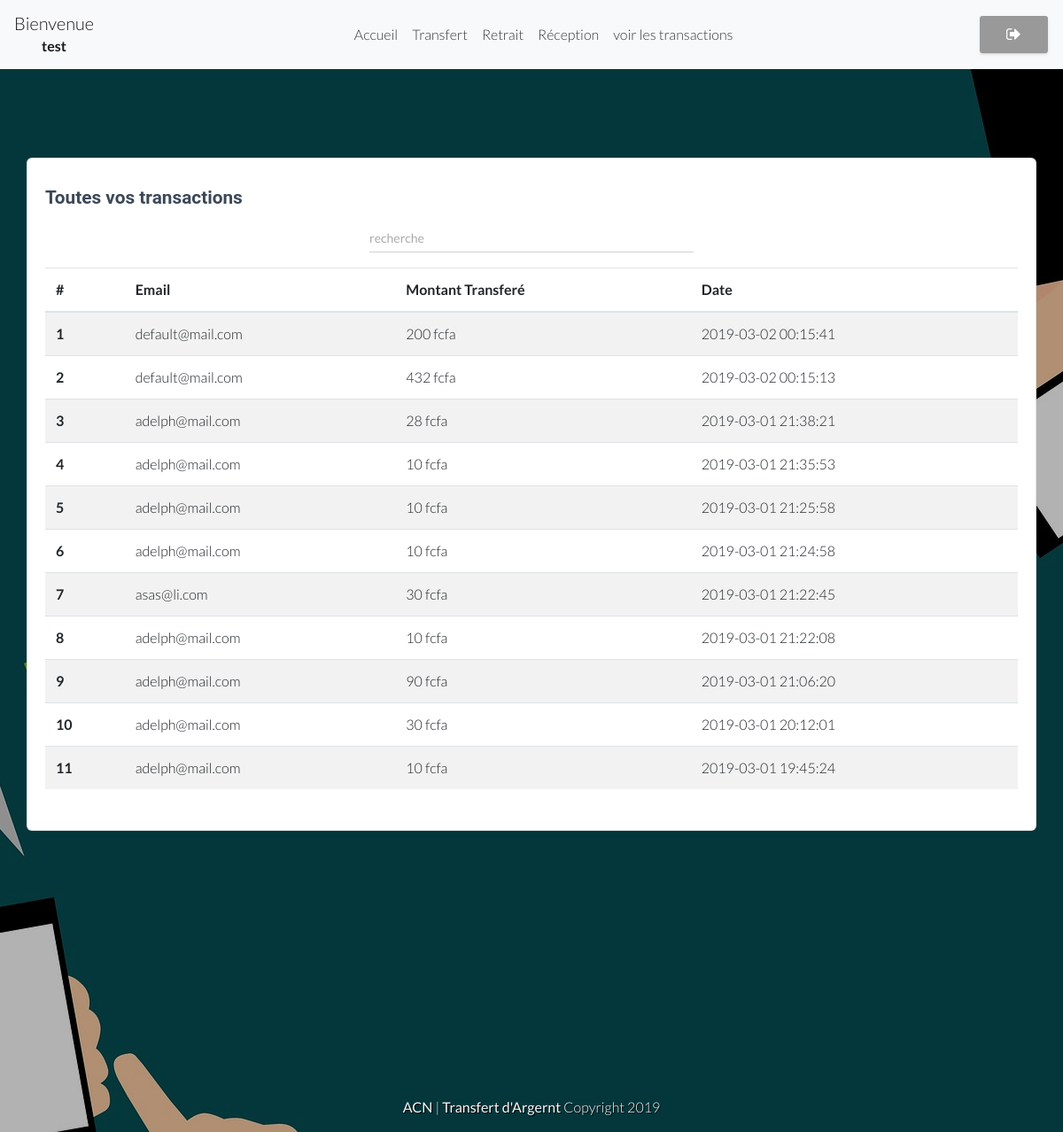
/member/transaction.php (signed in), run on the app's committed database.
### tables this page shows
CREATE TABLE `transactions` (
  `id` int(11) NOT NULL,
  `user` int(11) NOT NULL,
  `email` varchar(255) NOT NULL,
  `montant` float NOT NULL,
  `datetr` datetime NOT NULL
);

### member/transaction.php (the view, shortened to what this page needs)
<?php
if ($_SESSION['username']) {
?>
<!DOCTYPE html>
<html>
<head>
	<link href="https://stackpath.bootstrapcdn.com/bootstrap/4.3.1/css/bootstrap.min.css" rel="stylesheet">
	<link rel="stylesheet" href="https://maxcdn.bootstrapcdn.com/font-awesome/latest/css/font-awesome.min.css" />
    <link rel="stylesheet" type="text/css" href="../css/material-bootstrap-wizard.css">
	<link rel="stylesheet" type="text/css" href="../css/style.css">
</head>
<body>
	<header>
		<nav class="navbar navbar-expand-lg navbar-light bg-light">
		  <a class="navbar-brand text-center" href="#">
		    Bienvenue <br>
		    <small><b><?php echo $_SESSION['username']; ?></b></small>
		  </a>
		  <div class="collapse navbar-collapse" id="navbarNav">
		    <ul class="navbar-nav ml-auto">
		    	<li class="nav-link">
	  				<a class="text-dark active" href="index.php">Accueil</a>
	  			</li>
	  			<li class="nav-link">
	  				<a class="text-dark" href="transfert.php">Transfert</a>
	  			</li>
	  			<li class="nav-link">
	  				<a class="text-dark" href="retrait.php">Retrait</a>
	  			</li>
	  			<li class="nav-link">
	  				<a class="text-dark" href="message.php">Réception</a>
	  			</li>
	  			<li class="nav-link">
	  				<a class="text-dark" href="transaction.php">voir les transactions</a>
	  			</li>
		    </ul>
		    <div class="ml-auto">
	  			<a class="btn btn-outline-dark" href="logout.php"><span class="fa fa-sign-out"></span></a>
		    </div>
		  </div>
		</nav>
	</header>
	<div class="image-container set-full-height" style="background: url(../img/transfer.jpg) top center; height: auto; overflow: hidden;">
		<div class="container-fluid">
		  <div class="col-sm-12">
		    <div class="card card_member">
		      <div class="card-body">
		        <h4 class="card-title">Toutes vos transactions</h4>
		        <input class="form-control col-md-4 offset-md-4" type="search" name="recherche" placeholder="recherche">
		        <p class="card-text">
		        	<table class="table table-striped">
					  <thead>
					    <tr>
					      <th scope="col">#</th>
					      <th scope="col">Email</th>
					      <th scope="col">Montant Transferé</th>
					      <th class="cacher" scope="col">Date</th>
					    </tr>
					  </thead>
					   <?php
						  		$db 			= Database::connect();
						  		$req 			= $db->query("SELECT * FROM users WHERE username = \"".$_SESSION['username']."\"");
						  		$re_id			= $req->fetch(PDO::FETCH_ASSOC);
						  		$user_id		= $re_id['id'];
						  		$res 			= $db->query("SELECT * FROM transactions WHERE user = ".$user_id." ORDER BY datetr DESC");
						  		$resultats		= $res->fetchAll(PDO::FETCH_ASSOC);
							  	echo "<tbody>";
							  	for ($i=0; $i < sizeof($resultats) ; $i++) {
							  	 	$j = $i + 1;
							  		echo 	'
											    <tr>
											      <th scope="row">'.$j.'</th>
											      <td class="key">'.$resultats[$i]["email"].'</td>
											      <td>'.$resultats[$i]["montant"].' fcfa</td>
											      <td class="cacher">'.$resultats[$i]["datetr"].'</td>
											    </tr>
							  				';
							  	}
							  	echo "</tbody>";
						?>
					</table>
		        </p>
		      </div>
		    </div>
		  </div>
		</div>
		<footer class="text-center text-light">
			<p>
				<b>ACN</b> | <b>Transfert d'Argernt</b> Copyright 2019
			</p>
		</footer>
	</div>
</body>
</html>
<?php
}else{
	header("location:../404/index.php");
}
 ?>

### css/style.css (style rules this page uses)
* { box-sizing: border-box; }
body { width: 100%; font-family: 'Lato', sans-serif; }
footer { text-shadow: 1px 1px 1px black; position: relative; bottom: O; }
.image-container .card_member { width: 100%; height: auto; margin: 100px 0 300px 0; }

### data on the page
transactions: j "1", email "default@mail.com", montant "200", datetr "2019-03-02 00:15:41"
transactions: j "2", email "default@mail.com", montant "432", datetr "2019-03-02 00:15:13"
transactions: j "3", email "adelph@mail.com", montant "28", datetr "2019-03-01 21:38:21"
transactions: j "4", email "adelph@mail.com", montant "10", datetr "2019-03-01 21:35:53"
transactions: j "5", email "adelph@mail.com", montant "10", datetr "2019-03-01 21:25:58"
transactions: j "6", email "adelph@mail.com", montant "10", datetr "2019-03-01 21:24:58"
transactions: j "7", email "asas@li.com", montant "30", datetr "2019-03-01 21:22:45"
transactions: j "8", email "adelph@mail.com", montant "10", datetr "2019-03-01 21:22:08"
transactions: j "9", email "adelph@mail.com", montant "90", datetr "2019-03-01 21:06:20"
transactions: j "10", email "adelph@mail.com", montant "30", datetr "2019-03-01 20:12:01"
transactions: j "11", email "adelph@mail.com", montant "10", datetr "2019-03-01 19:45:24"

### other printed values
$_SESSION['username'] "test"
